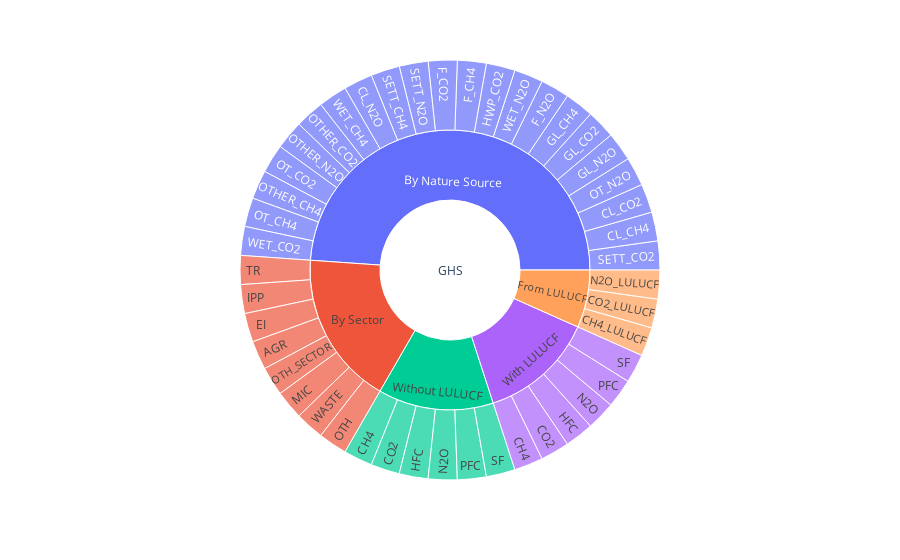

Source (notebook cell):
### Code cell
import plotly.express as px
import pandas as pd
#inital set up
data = {
    'level1': ['GHS', 'GHS', 'GHS', 'GHS', 'GHS', 'GHS', 'GHS', 'GHS', 'GHS', 'GHS', 'GHS', 'GHS', 'GHS', 'GHS', 'GHS', 'GHS', 'GHS', 'GHS', 'GHS', 'GHS', 'GHS', 'GHS', 'GHS'],             
    'level2': ['Without LULUCF', 'Without LULUCF', 'Without LULUCF', 'Without LULUCF', 'Without LULUCF', 'Without LULUCF', 'From LULUCF', 'From LULUCF', 'From LULUCF', 'With LULUCF', 'With LULUCF', 'With LULUCF', 'With LULUCF', 'With LULUCF', 'With LULUCF', 'By Sector', 'By Sector', 'By Sector', 'By Sector', 'By Sector', 'By Sector', 'By Sector', 'By Sector'],
    'level3': ['CH4', 'CO2', 'HFC', 'N2O', 'PFC', 'SF', 'CH4_LULUCF', 'CO2_LULUCF', 'N2O_LULUCF', 'CH4', 'CO2', 'HFC', 'N2O', 'PFC', 'SF', 'TR', 'IPP', 'EI', 'AGR', 'OTH_SECTOR', 'MIC', 'WASTE', 'OTH']     
}
items = ['SETT_CO2', 'CL_CH4', 'CL_CO2', 'OT_N2O', 'GL_N2O', 'GL_CO2',
       'GL_CH4', 'F_N2O', 'WET_N2O', 'HWP_CO2', 'F_CH4', 'F_CO2',
       'SETT_N2O', 'SETT_CH4', 'CL_N2O', 'WET_CH4', 'OTHER_CO2',
       'OTHER_N2O', 'OT_CO2', 'OTHER_CH4', 'OT_CH4', 'WET_CO2']

for item in items:
    data['level1'].append('GHS')
    data['level2'].append('By Nature Source')
    data['level3'].append(item)

df_dummy = pd.read_csv(r'D:\Semester 4\Data Visualization\OECDDashBoard\DataSource\GreenHouseGas\GreenHouseGasByNatureSources.csv')
#display unqie values in the 'MEASURE' column
unique_measures = df_dummy['MEASURE'].unique()
level_2 = "By Sector"
display(unique_measures)



df = pd.DataFrame(data)
fig = px.sunburst(df, path=['level1', 'level2', 'level3'])
fig.show()

### Figure 1 — Plotly figure (JSON) as saved in the notebook; plotly's stock layout.template omitted (floating-point values rounded to 4 significant figures)
{"data": [{"branchvalues": "total", "domain": {"x": [0, 1], "y": [0, 1]}, "hovertemplate": "labels=%{label}<br>count=%{value}<br>parent=%{parent}<br>id=%{id}<extra></extra>", "ids": ["GHS/Without LULUCF/CH4", "GHS/Without LULUCF/CO2", "GHS/Without LULUCF/HFC", "GHS/Without LULUCF/N2O", "GHS/Without LULUCF/PFC", "GHS/Without LULUCF/SF", "GHS/From LULUCF/CH4_LULUCF", "GHS/From LULUCF/CO2_LULUCF", "GHS/From LULUCF/N2O_LULUCF", "GHS/With LULUCF/CH4", "GHS/With LULUCF/CO2", "GHS/With LULUCF/HFC", "GHS/With LULUCF/N2O", "GHS/With LULUCF/PFC", "GHS/With LULUCF/SF", "GHS/By Sector/TR", "GHS/By Sector/IPP", "GHS/By Sector/EI", "GHS/By Sector/AGR", "GHS/By Sector/OTH_SECTOR", "GHS/By Sector/MIC", "GHS/By Sector/WASTE", "GHS/By Sector/OTH", "GHS/By Nature Source/SETT_CO2", "GHS/By Nature Source/CL_CH4", "GHS/By Nature Source/CL_CO2", "GHS/By Nature Source/OT_N2O", "GHS/By Nature Source/GL_N2O", "GHS/By Nature Source/GL_CO2", "GHS/By Nature Source/GL_CH4", "GHS/By Nature Source/F_N2O", "GHS/By Nature Source/WET_N2O", "GHS/By Nature Source/HWP_CO2", "GHS/By Nature Source/F_CH4", "GHS/By Nature Source/F_CO2", "GHS/By Nature Source/SETT_N2O", "GHS/By Nature Source/SETT_CH4", "GHS/By Nature Source/CL_N2O", "GHS/By Nature Source/WET_CH4", "GHS/By Nature Source/OTHER_CO2", "GHS/By Nature Source/OTHER_N2O", "GHS/By Nature Source/OT_CO2", "GHS/By Nature Source/OTHER_CH4", "GHS/By Nature Source/OT_CH4", "GHS/By Nature Source/WET_CO2", "GHS/Without LULUCF", "GHS/From LULUCF", "GHS/With LULUCF", "GHS/By Sector", "GHS/By Nature Source", "GHS"], "labels": ["CH4", "CO2", "HFC", "N2O", "PFC", "SF", "CH4_LULUCF", "CO2_LULUCF", "N2O_LULUCF", "CH4", "CO2", "HFC", "N2O", "PFC", "SF", "TR", "IPP", "EI", "AGR", "OTH_SECTOR", "MIC", "WASTE", "OTH", "SETT_CO2", "CL_CH4", "CL_CO2", "OT_N2O", "GL_N2O", "GL_CO2", "GL_CH4", "F_N2O", "WET_N2O", "HWP_CO2", "F_CH4", "F_CO2", "SETT_N2O", "SETT_CH4", "CL_N2O", "WET_CH4", "OTHER_CO2", "OTHER_N2O", "OT_CO2", "OTHER_CH4", "OT_CH4", "WET_CO2", "Without LULUCF", "From LULUCF", "With LULUCF", "By Sector", "By Nature Source", "GHS"], "name": "", "parents": ["GHS/Without LULUCF", "GHS/Without LULUCF", "GHS/Without LULUCF", "GHS/Without LULUCF", "GHS/Without LULUCF", "GHS/Without LULUCF", "GHS/From LULUCF", "GHS/From LULUCF", "GHS/From LULUCF", "GHS/With LULUCF", "GHS/With LULUCF", "GHS/With LULUCF", "GHS/With LULUCF", "GHS/With LULUCF", "GHS/With LULUCF", "GHS/By Sector", "GHS/By Sector", "GHS/By Sector", "GHS/By Sector", "GHS/By Sector", "GHS/By Sector", "GHS/By Sector", "GHS/By Sector", "GHS/By Nature Source", "GHS/By Nature Source", "GHS/By Nature Source", "GHS/By Nature Source", "GHS/By Nature Source", "GHS/By Nature Source", "GHS/By Nature Source", "GHS/By Nature Source", "GHS/By Nature Source", "GHS/By Nature Source", "GHS/By Nature Source", "GHS/By Nature Source", "GHS/By Nature Source", "GHS/By Nature Source", "GHS/By Nature Source", "GHS/By Nature Source", "GHS/By Nature Source", "GHS/By Nature Source", "GHS/By Nature Source", "GHS/By Nature Source", "GHS/By Nature Source", "GHS/By Nature Source", "GHS", "GHS", "GHS", "GHS", "GHS", ""], "type": "sunburst", "values": [1, 1, 1, 1, 1, 1, 1, 1, 1, 1, 1, 1, 1, 1, 1, 1, 1, 1, 1, 1, 1, 1, 1, 1, 1, 1, 1, 1, 1, 1, 1, 1, 1, 1, 1, 1, 1, 1, 1, 1, 1, 1, 1, 1, 1, 6, 3, 6, 8, 22, 45]}], "layout": {"legend": {"tracegroupgap": 0}, "margin": {"t": 60}}}
